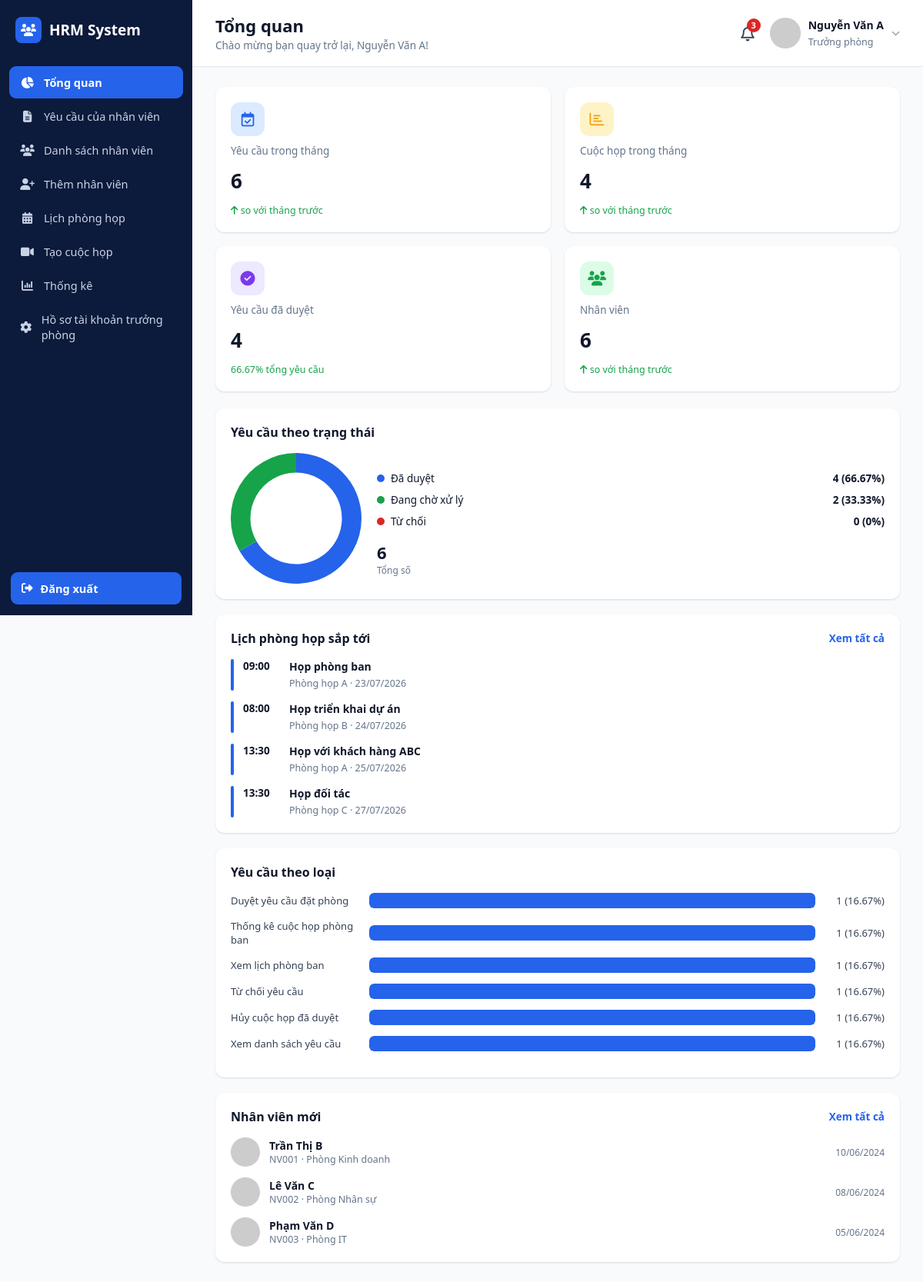
The page /index.php (signed in) on the database its author committed.
### tables this page shows
CREATE TABLE nhan_vien (
    id INT AUTO_INCREMENT PRIMARY KEY,
    ma_nv VARCHAR(20) NOT NULL UNIQUE,
    ho_ten VARCHAR(100) NOT NULL,
    email VARCHAR(100) NOT NULL UNIQUE,
    mat_khau VARCHAR(255) NOT NULL,
    sdt VARCHAR(20) DEFAULT NULL,
    chuc_vu ENUM('Nhân viên','Trưởng phòng') NOT NULL DEFAULT 'Nhân viên',
    gioi_tinh ENUM('Nam','Nữ','Khác') DEFAULT 'Nam',
    ngay_sinh DATE DEFAULT NULL,
    ngay_vao_lam DATE DEFAULT NULL,
    dia_chi TEXT,
    phong_ban_id INT DEFAULT NULL,
    avatar VARCHAR(255) DEFAULT NULL,
    trang_thai ENUM('Hoạt động','Nghỉ việc') NOT NULL DEFAULT 'Hoạt động',
    cccd VARCHAR(20) DEFAULT NULL,
    ngay_cap DATE DEFAULT NULL,
    noi_cap VARCHAR(150) DEFAULT NULL,
    tinh_trang_hon_nhan VARCHAR(50) DEFAULT NULL,
    quoc_tich VARCHAR(50) DEFAULT 'Việt Nam',
    ghi_chu TEXT,
    created_at TIMESTAMP DEFAULT CURRENT_TIMESTAMP,
    FOREIGN KEY (phong_ban_id) REFERENCES phong_ban(id) ON DELETE SET NULL
);

CREATE TABLE cuoc_hop (
    id INT AUTO_INCREMENT PRIMARY KEY,
    tieu_de VARCHAR(255) NOT NULL,
    noi_dung TEXT,
    phong_hop_id INT DEFAULT NULL,
    thoi_gian_bat_dau DATETIME NOT NULL,
    thoi_gian_ket_thuc DATETIME NOT NULL,
    nhac_nho VARCHAR(50) DEFAULT NULL,
    ghi_chu TEXT,
    quyen_truy_cap VARCHAR(50) DEFAULT 'Chỉ thành viên được mời',
    tep_dinh_kem VARCHAR(255) DEFAULT NULL,
    nguoi_tao_id INT DEFAULT NULL,
    trang_thai ENUM('Sắp diễn ra','Đã diễn ra','Đã hủy') NOT NULL DEFAULT 'Sắp diễn ra',
    created_at TIMESTAMP DEFAULT CURRENT_TIMESTAMP,
    FOREIGN KEY (phong_hop_id) REFERENCES phong_hop(id) ON DELETE SET NULL,
    FOREIGN KEY (nguoi_tao_id) REFERENCES nhan_vien(id) ON DELETE SET NULL
);

CREATE TABLE phong_hop (
    id INT AUTO_INCREMENT PRIMARY KEY,
    ten_phong VARCHAR(100) NOT NULL
);

CREATE TABLE phong_ban (
    id INT AUTO_INCREMENT PRIMARY KEY,
    ten_phong_ban VARCHAR(100) NOT NULL
);

### includes/auth.php (called while the page is built, shortened)
<?php
require_once __DIR__ . '/../config/db.php';
function require_manager()
{
    $u = current_user();
}
function current_user()
{
    global $pdo;
    static $user = null;
    if ($user !== null) {
        return $user;
    }
    $stmt = $pdo->prepare('SELECT nv.*, pb.ten_phong_ban FROM nhan_vien nv
                            LEFT JOIN phong_ban pb ON pb.id = nv.phong_ban_id
                            WHERE nv.id = ?');
    $stmt->execute([$_SESSION['user_id']]);
    $user = $stmt->fetch();
    return $user;
}
function format_date($date, $withTime = false)
{
    $ts = strtotime($date);
    return $withTime ? date('d/m/Y H:i', $ts) : date('d/m/Y', $ts);
}
function e($str)
{
    return htmlspecialchars($str ?? '', ENT_QUOTES, 'UTF-8');
}

### index.php (the view, shortened to what this page needs)
<?php
require_once __DIR__ . '/includes/auth.php';
require_manager();
$page_title = 'Tổng quan';
$page_subtitle = 'Chào mừng bạn quay trở lại, ' . ($_SESSION['user_name'] ?? '') . '!';
$active = 'dashboard';
$totalRequestsMonth = $pdo->query("SELECT COUNT(*) FROM yeu_cau WHERE thoi_gian >= NOW() - INTERVAL 30 DAY")->fetchColumn();
$totalMeetingsMonth = $pdo->query("SELECT COUNT(*) FROM cuoc_hop WHERE thoi_gian_bat_dau >= NOW() - INTERVAL 30 DAY")->fetchColumn();
$approvedRequests   = $pdo->query("SELECT COUNT(*) FROM yeu_cau WHERE trang_thai = 'Đã phê duyệt'")->fetchColumn();
$totalEmployees     = $pdo->query("SELECT COUNT(*) FROM nhan_vien WHERE chuc_vu = 'Nhân viên'")->fetchColumn();
$totalRequestsAll   = max(1, $pdo->query("SELECT COUNT(*) FROM yeu_cau")->fetchColumn());
$approvedPct        = round($approvedRequests / $totalRequestsAll * 100, 2);
$byStatus = $pdo->query("SELECT trang_thai, COUNT(*) c FROM yeu_cau GROUP BY trang_thai")->fetchAll(PDO::FETCH_KEY_PAIR);
$dDuyet = $byStatus['Đã phê duyệt'] ?? 0;
$dChoXL = $byStatus['Chờ xử lý'] ?? 0;
$dTuChoi = $byStatus['Từ chối'] ?? 0;
$totalReq = max(1, $dDuyet + $dChoXL + $dTuChoi);
$byType = $pdo->query("SELECT loai_yeu_cau, COUNT(*) c FROM yeu_cau GROUP BY loai_yeu_cau ORDER BY c DESC LIMIT 6")->fetchAll();
$maxType = 1;
foreach ($byType as $t) { $maxType = max($maxType, $t['c']); }
$upcoming = $pdo->query("SELECT ch.*, ph.ten_phong FROM cuoc_hop ch
                          LEFT JOIN phong_hop ph ON ph.id = ch.phong_hop_id
                          WHERE ch.thoi_gian_bat_dau >= NOW()
                          ORDER BY ch.thoi_gian_bat_dau ASC LIMIT 4")->fetchAll();
$newEmployees = $pdo->query("SELECT nv.*, pb.ten_phong_ban FROM nhan_vien nv
                              LEFT JOIN phong_ban pb ON pb.id = nv.phong_ban_id
                              WHERE nv.chuc_vu='Nhân viên'
                              ORDER BY nv.ngay_vao_lam DESC, nv.id DESC LIMIT 3")->fetchAll();
include __DIR__ . '/includes/head_meta.php';
?>
<div class="app">
    <?php include __DIR__ . '/includes/sidebar.php'; ?>
    <div class="main">
        <?php include __DIR__ . '/includes/header.php'; ?>
        <div class="content">
            <div class="stat-grid">
                <div class="stat-card">
                    <div class="top"><span class="ic bg-blue"><i class="fa-regular fa-calendar-check"></i></span></div>
                    <span class="label">Yêu cầu trong tháng</span>
                    <span class="value"><?= (int)$totalRequestsMonth ?></span>
                    <span class="delta"><i class="fa-solid fa-arrow-up"></i> so với tháng trước</span>
                </div>
                <div class="stat-card">
                    <div class="top"><span class="ic bg-orange"><i class="fa-regular fa-chart-bar"></i></span></div>
                    <span class="label">Cuộc họp trong tháng</span>
                    <span class="value"><?= (int)$totalMeetingsMonth ?></span>
                    <span class="delta"><i class="fa-solid fa-arrow-up"></i> so với tháng trước</span>
                </div>
                <div class="stat-card">
                    <div class="top"><span class="ic bg-purple"><i class="fa-solid fa-circle-check"></i></span></div>
                    <span class="label">Yêu cầu đã duyệt</span>
                    <span class="value"><?= (int)$approvedRequests ?></span>
                    <span class="delta"><?= $approvedPct ?>% tổng yêu cầu</span>
                </div>
                <div class="stat-card">
                    <div class="top"><span class="ic bg-green"><i class="fa-solid fa-users"></i></span></div>
                    <span class="label">Nhân viên</span>
                    <span class="value"><?= (int)$totalEmployees ?></span>
                    <span class="delta"><i class="fa-solid fa-arrow-up"></i> so với tháng trước</span>
                </div>
            </div>
            <div class="grid-2" style="margin-bottom:20px;">
                <div class="panel">
                    <h3>Yêu cầu theo trạng thái</h3>
                    <div class="donut-wrap">
                        <div class="chart-box"><canvas id="statusChart"></canvas></div>
                        <div class="donut-legend" style="flex:1;">
                            <div class="item"><span class="dot" style="background:#2563eb;"></span> Đã duyệt <span class="val"><?= $dDuyet ?> (<?= round($dDuyet/$totalReq*100,2) ?>%)</span></div>
                            <div class="item"><span class="dot" style="background:#16a34a;"></span> Đang chờ xử lý <span class="val"><?= $dChoXL ?> (<?= round($dChoXL/$totalReq*100,2) ?>%)</span></div>
                            <div class="item"><span class="dot" style="background:#dc2626;"></span> Từ chối <span class="val"><?= $dTuChoi ?> (<?= round($dTuChoi/$totalReq*100,2) ?>%)</span></div>
                            <div style="font-size:22px;font-weight:700;margin-top:6px;"><?= $totalReq ?><div style="font-size:12px;font-weight:400;color:var(--gray-500);">Tổng số</div></div>
                        </div>
                    </div>
                </div>
                <div class="panel">
                    <div class="head-row"><h3>Lịch phòng họp sắp tới</h3><a class="link" href="calendar.php">Xem tất cả</a></div>
                    <div class="mini-list">
                        <?php foreach ($upcoming as $m): ?>
                            <a href="meeting_view.php?id=<?= $m['id'] ?>" class="mini-item" style="cursor:pointer;">
                                <div class="bar"></div>
                                <div class="time"><?= date('H:i', strtotime($m['thoi_gian_bat_dau'])) ?></div>
                                <div class="txt">
                                    <b><?= e($m['tieu_de']) ?></b>
                                    <span><?= e($m['ten_phong'] ?? 'Chưa chọn phòng') ?> · <?= format_date($m['thoi_gian_bat_dau']) ?></span>
                                </div>
                            </a>
                        <?php endforeach; ?>
                    </div>
                </div>
            </div>
            <div class="grid-2">
                <div class="panel">
                    <h3>Yêu cầu theo loại</h3>
                    <?php foreach ($byType as $t): $pct = round($t['c'] / $maxType * 100); ?>
                        <div class="bar-row">
                            <div class="lbl"><?= e($t['loai_yeu_cau']) ?></div>
                            <div class="track"><div class="fill" style="width:<?= $pct ?>%;"></div></div>
                            <div class="num"><?= $t['c'] ?> (<?= round($t['c']/$totalRequestsAll*100,2) ?>%)</div>
                        </div>
                    <?php endforeach; ?>
                </div>
                <div class="panel">
                    <div class="head-row"><h3>Nhân viên mới</h3><a class="link" href="employees.php">Xem tất cả</a></div>
                    <div class="mini-list">
                        <?php foreach ($newEmployees as $nv): ?>
                            <div class="mini-item person">
                                <img src="<?= !empty($nv['avatar']) ? 'uploads/avatars/'.e($nv['avatar']) : 'https://ui-avatars.com/api/?background=2563eb&color=fff&name='.urlencode($nv['ho_ten']) ?>" alt="">
                                <div class="txt">
                                    <b><?= e($nv['ho_ten']) ?></b>
                                    <span><?= e($nv['ma_nv']) ?> · <?= e($nv['ten_phong_ban'] ?? '—') ?></span>
                                </div>
                                <div class="meta"><?= format_date($nv['ngay_vao_lam']) ?></div>
                            </div>
                        <?php endforeach; ?>
                    </div>
                </div>
            </div>
        </div>
    </div>
</div>
<script>
new Chart(document.getElementById('statusChart'), {
    type: 'doughnut',
    data: {
        labels: ['Đã duyệt', 'Đang chờ xử lý', 'Từ chối'],
        datasets: [{
            data: [<?= $dDuyet ?>, <?= $dChoXL ?>, <?= $dTuChoi ?>],
            backgroundColor: ['#2563eb', '#16a34a', '#dc2626'],
            borderWidth: 0
        }]
    },
    options: { cutout: '70%', plugins: { legend: { display: false } } }
});
</script>
</body>
</html>

### includes/head_meta.php (shortened to what this page needs)
<!DOCTYPE html>
<html lang="vi">
<head>
<link rel="stylesheet" href="assets/css/style.css">
<link rel="stylesheet" href="https://cdnjs.cloudflare.com/ajax/libs/font-awesome/6.5.1/css/all.min.css">
</head>
<body>

### includes/sidebar.php (shortened to what this page needs)
<?php
$active = $active ?? '';
$__sidebarMenu = [
    ['key' => 'dashboard',  'url' => 'index.php',            'icon' => 'fa-chart-pie',        'label' => 'Tổng quan'],
    ['key' => 'requests',   'url' => 'requests.php',         'icon' => 'fa-file-lines',       'label' => 'Yêu cầu của nhân viên'],
    ['key' => 'employees',  'url' => 'employees.php',        'icon' => 'fa-users',            'label' => 'Danh sách nhân viên'],
    ['key' => 'add_emp',    'url' => 'employee_add.php',     'icon' => 'fa-user-plus',        'label' => 'Thêm nhân viên'],
    ['key' => 'calendar',   'url' => 'calendar.php',         'icon' => 'fa-calendar-days',    'label' => 'Lịch phòng họp'],
    ['key' => 'meeting',    'url' => 'meeting_create.php',   'icon' => 'fa-video',            'label' => 'Tạo cuộc họp'],
    ['key' => 'statistics', 'url' => 'statistics.php',       'icon' => 'fa-chart-column',     'label' => 'Thống kê'],
    ['key' => 'profile',    'url' => 'profile.php',          'icon' => 'fa-gear',             'label' => 'Hồ sơ tài khoản trưởng phòng'],
];
?>
<aside class="sidebar" id="sidebar">
    <div class="brand">
        <span class="icon"><i class="fa-solid fa-users"></i></span>
        HRM System
    </div>
    <nav>
        <?php foreach ($__sidebarMenu as $__sidebarMenuItem): ?>
            <a href="<?= e($__sidebarMenuItem['url']) ?>" class="<?= $active === $__sidebarMenuItem['key'] ? 'active' : '' ?>">
                <span class="ic"><i class="fa-solid <?= e($__sidebarMenuItem['icon']) ?>"></i></span>
                <?= e($__sidebarMenuItem['label']) ?>
            </a>
        <?php endforeach; ?>
    </nav>
    <div class="logout-box">
        <button class="logout-btn" onclick="openLogoutModal()">
            <i class="fa-solid fa-right-from-bracket"></i> Đăng xuất
        </button>
    </div>
</aside>

### includes/header.php (shortened to what this page needs)
<?php
$u = current_user();
$avatar = !empty($u['avatar']) ? 'uploads/avatars/' . $u['avatar'] : 'assets/img/avatar-default.png';
?>
<header class="topbar">
    <div class="title-block">
        <h1><?= e($page_title ?? '') ?></h1>
        <p><?= e($page_subtitle ?? '') ?></p>
    </div>
    <div class="right">
        <div class="bell"><i class="fa-regular fa-bell"></i><span class="badge">3</span></div>
        <div class="user" id="userMenuBtn">
            <img src="<?= e($avatar) ?>" alt="avatar" onerror="this.src='https://ui-avatars.com/api/?background=2563eb&color=fff&name=<?= urlencode($u['ho_ten'] ?? 'User') ?>'">
            <div class="info">
                <b><?= e($u['ho_ten'] ?? '') ?></b>
                <span><?= e($u['chuc_vu'] ?? '') ?></span>
            </div>
            <i class="fa-solid fa-chevron-down" style="font-size:11px;color:#94a3b8;"></i>
        </div>
    </div>
</header>

### rows shown on the page
nhan_vien: ho_ten "Nguyễn Văn A", chuc_vu "Trưởng phòng"
cuoc_hop: thoi_gian_bat_dau "09:00", tieu_de "Họp phòng ban", phong_hop.ten_phong "Phòng họp A", thoi_gian_bat_dau "23/07/2026"
cuoc_hop: thoi_gian_bat_dau "08:00", tieu_de "Họp triển khai dự án", phong_hop.ten_phong "Phòng họp B", thoi_gian_bat_dau "24/07/2026"
cuoc_hop: thoi_gian_bat_dau "13:30", tieu_de "Họp với khách hàng ABC", phong_hop.ten_phong "Phòng họp A", thoi_gian_bat_dau "25/07/2026"
cuoc_hop: thoi_gian_bat_dau "13:30", tieu_de "Họp đối tác", phong_hop.ten_phong "Phòng họp C", thoi_gian_bat_dau "27/07/2026"
nhan_vien: ho_ten "Trần Thị B", ma_nv "NV001", phong_ban.ten_phong_ban "Phòng Kinh doanh", ngay_vao_lam "10/06/2024"
nhan_vien: ho_ten "Lê Văn C", ma_nv "NV002", phong_ban.ten_phong_ban "Phòng Nhân sự", ngay_vao_lam "08/06/2024"
nhan_vien: ho_ten "Phạm Văn D", ma_nv "NV003", phong_ban.ten_phong_ban "Phòng IT", ngay_vao_lam "05/06/2024"

### other values the page prints
$__sidebarMenuItem['label'] "Tổng quan"
$__sidebarMenuItem['label'] "Yêu cầu của nhân viên"
$__sidebarMenuItem['label'] "Danh sách nhân viên"
$__sidebarMenuItem['label'] "Thêm nhân viên"
$__sidebarMenuItem['label'] "Lịch phòng họp"
$__sidebarMenuItem['label'] "Tạo cuộc họp"
$__sidebarMenuItem['label'] "Thống kê"
$__sidebarMenuItem['label'] "Hồ sơ tài khoản trưởng phòng"
$page_title "Tổng quan"
$page_subtitle "Chào mừng bạn quay trở lại, Nguyễn Văn A!"
$totalRequestsMonth "6"
$totalMeetingsMonth "4"
$approvedRequests "4"
$approvedPct "66.67"
$totalEmployees "6"
